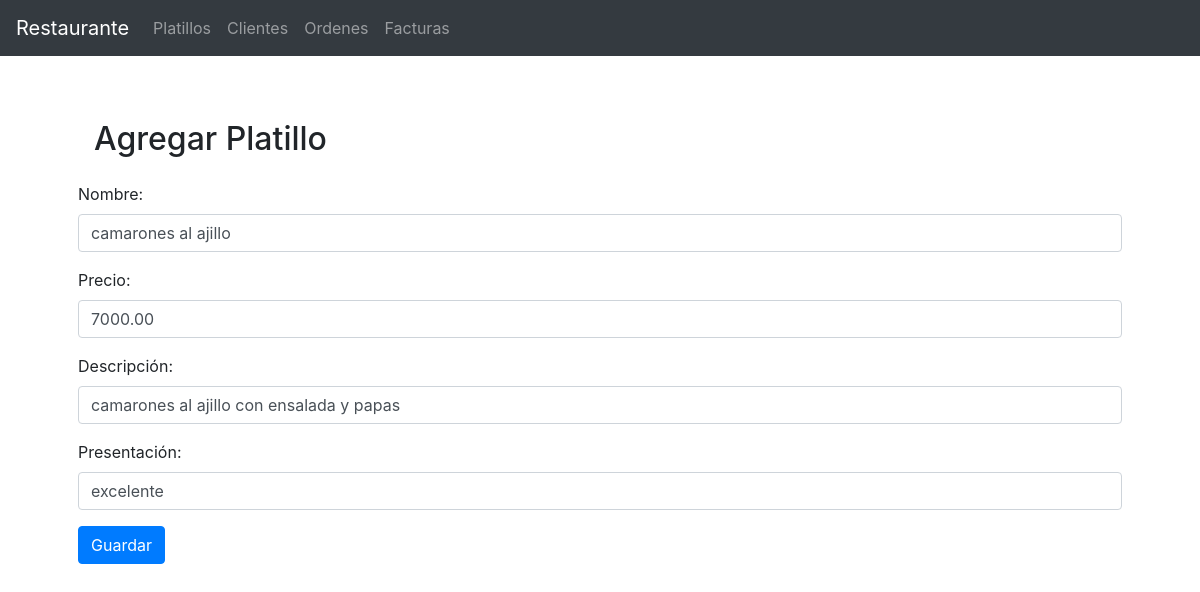
/views/crear_platillo.php?id=1, run on the app's committed database.
### tables this page shows
CREATE TABLE `platillos` (
  `id` int(11) NOT NULL,
  `nombre` varchar(50) NOT NULL,
  `precio` decimal(7,2) NOT NULL,
  `descripcion` varchar(200) NOT NULL,
  `presentacion` varchar(50) NOT NULL
);

### utils/Db.php (called while the page is built, shortened)
<?php
class Db {
    protected $connection;
    protected $query;
    public function __construct($dbhost = 'localhost', $dbuser = 'root', $dbpass = '', $dbname = '', $charset = 'utf8') {
		$this->connection = new mysqli($dbhost, $dbuser, $dbpass, $dbname);
		$this->connection->set_charset($charset);
    }
    public function query($query) {
		if ($this->query = $this->connection->prepare($query)) {
            $this->query->execute();
        } else {
            die('Unable to prepare statement (check your syntax) - ' . $this->connection->error);
        }
		return $this;
    }
	public function fetchArray() {
	    $params = array();
	    $meta = $this->query->result_metadata();
	    while ($field = $meta->fetch_field()) {
	        $params[] = &$row[$field->name];
	    }
	    call_user_func_array(array($this->query, 'bind_result'), $params);
        $result = array();
		while ($this->query->fetch()) {
			foreach ($row as $key => $val) {
				$result[$key] = $val;
			}
		}
		return $result;
	}
	public function close() {
		return $this->connection->close();
	}
}

### models/Platillo.php (called while the page is built, shortened)
<?php
require_once(PATH.'utils/Db.php');
class Platillo {
    public function getPlatillo($id) {
        $db = new Db(SERVERNAME, USERNAME, PASSWORD, DBNAME);
        $platillo = $db->query('SELECT * FROM platillos WHERE id = '.$id.' ')->fetchArray();
        return $platillo;
    }
}

### views/crear_platillo.php (the view, shortened to what this page needs)
<!DOCTYPE html>
<html lang="en">
<?php
    include_once(PATH.'views/global/head.php');
    require_once(PATH.'models/Platillo.php');
    $exist = false;
    if(isset($_GET['id'])){
        $id = is_numeric($_GET['id']) ? $_GET['id'] : 0;
        $platilloObject = new Platillo();
        $platillo = $platilloObject->getPlatillo($id);
        if(isset($platillo['id'])){
            $exist = true;
        }
    }
?>
<body>
    <?php include_once(PATH.'views/global/nav.php'); ?>
    <div class="container p-5">
    <h2 class="p-3">Agregar Platillo</h2>
        <?php
            if($exist){
                print '<form action="../controllers/platillos.php" method="GET">';
            } else {
                print '<form action="../controllers/platillos.php" method="POST">';
            }
        ?>
            <div class="form-group">
                <label for="nombre">Nombre:</label>
                <input type="text" class="form-control" id="nombre" name="nombre" value="<?php print $exist ? $platillo['nombre'] : '' ?>" required>
            </div>
            <div class="form-group">
                <label for="precio">Precio:</label>
                <input type="text" class="form-control" id="precio" name="precio" value="<?php print $exist ? $platillo['precio'] : '' ?>" required>
            </div>
            <div class="form-group">
                <label for="descripcion">Descripción:</label>
                <input type="text" class="form-control" id="descripcion" name="descripcion" value="<?php print $exist ? $platillo['descripcion'] : '' ?>" required>
            </div>
            <div class="form-group">
                <label for="presentacion">Presentación:</label>
                <input type="text" class="form-control" id="presentacion" name="presentacion" value="<?php print $exist ? $platillo['presentacion'] : '' ?>" required>
            </div>
            <button type="submit" class="btn btn-primary">Guardar</button>
        </form>
    </div>
</body>
</html>

### data on the page
platillos: nombre "camarones al ajillo", precio "7000.00", descripcion "camarones al ajillo con ensalada y papas", presentacion "excelente"
